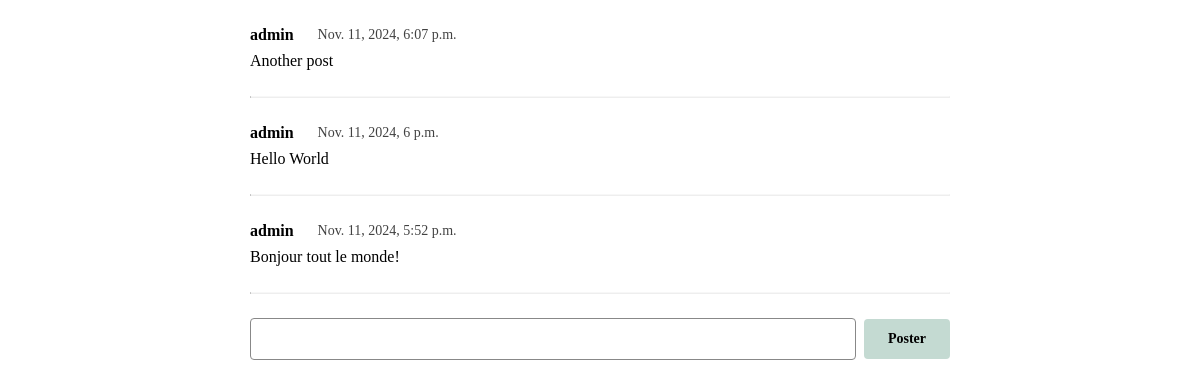
The page / on the database its author committed.
### personnel/models.py (models this page shows)
class Message(models.Model):
    content = models.CharField(max_length=280)
    created_at = models.DateTimeField(auto_now_add=True)
    user = models.ForeignKey(User, on_delete=models.CASCADE)

### personnel/views.py (the view, shortened to what this page needs)
# urls.py: path('', index, name='index'),
def index(request):
    context= {'messages': Message.objects.order_by('-created_at')}
    return render(request, 'index.html', context=context)

### personnel/templates/index.html (shortened to what this page needs)
{% load static %}
<link rel="stylesheet" type="text/css" href="{% static 'css/style.css' %}"/>
<link rel="stylesheet" href="https://cdnjs.cloudflare.com/ajax/libs/font-awesome/6.2.0/css/all.min.css"/>
<div id="container">
    {% for message in messages %}
    <div class="globale">
        <div class="message_content_wrapper">
            <div class="message_header">
                <div class="message_username">{{ message.user.username }}</div>
                <div class="message_created_at">{{ message.created_at }}</div>
            </div>
            <div class="message_content">{{ message.content }}</div>
        </div>
    </div>
    <hr>
    {% endfor %}
    <form action="/" method="POST">
        <input type="text" name="content" class="message_input_content"/>
        <input type="submit" value="Poster" class="poster"/>
    </form>
</div>

### personnel/static/css/style.css (style rules this page uses)
* { font-family: Verdana; }
#container { width: 700px; margin: auto; }
.message_header { display: flex; padding: 0.5rem 0; align-items: center; }
.message_username { font-weight: bold; margin-right: 1.5rem; }
.message_created_at { color: #424242; font-size: 14px; }
.message_content { margin-bottom: 0.5rem; }
hr { border-top: 1px solid #82828210; }
form { margin: 24px 0; display: flex; align-items: center; }
.message_input_content { border-radius: 4px; padding: 12px 16px; border: 1px solid #888; flex-grow: 1; margin-right: 8px; }
.poster { padding: 12px 24px; border-radius: 4px; border: none; font-size: 14px; font-weight: bold; background-color: #C4DAD2; cursor: pointer; }
.globale { display: flex; align-items: center; justify-content: space-between; padding: 10px 0; }
.message_content_wrapper { flex-grow: 1; }

### rows shown on the page
Message: user.username "admin", created_at "Nov. 11, 2024, 6:07 p.m.", content "Another post"
Message: user.username "admin", created_at "Nov. 11, 2024, 6 p.m.", content "Hello World"
Message: user.username "admin", created_at "Nov. 11, 2024, 5:52 p.m.", content "Bonjour tout le monde!"
